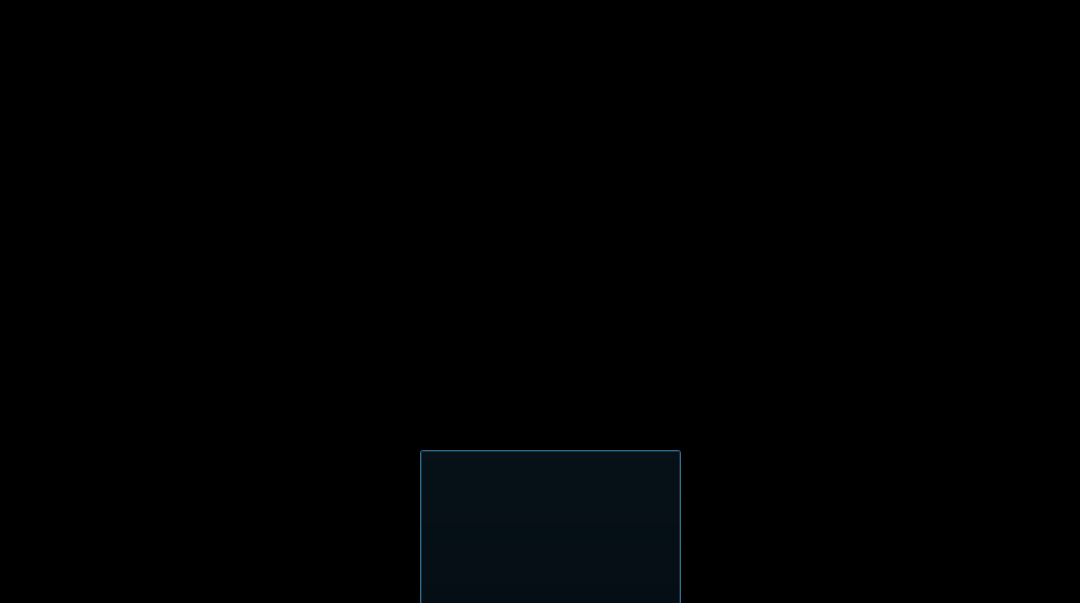
<?xml version="1.0" encoding="UTF-8"?>
<ui version="4.0">
 <class>Startscreen</class>
 <widget class="QDialog" name="Startscreen">
  <property name="enabled">
   <bool>true</bool>
  </property>
  <property name="geometry">
   <rect>
    <x>0</x>
    <y>0</y>
    <width>1080</width>
    <height>603</height>
   </rect>
  </property>
  <property name="sizePolicy">
   <sizepolicy hsizetype="Maximum" vsizetype="Maximum">
    <horstretch>0</horstretch>
    <verstretch>0</verstretch>
   </sizepolicy>
  </property>
  <property name="windowTitle">
   <string>Dialog</string>
  </property>
  <property name="autoFillBackground">
   <bool>false</bool>
  </property>
  <property name="styleSheet">
   <string notr="true">background-color: rgb(0, 0, 0);</string>
  </property>
  <widget class="QLabel" name="startscreenPic">
   <property name="geometry">
    <rect>
     <x>30</x>
     <y>40</y>
     <width>1021</width>
     <height>521</height>
    </rect>
   </property>
   <property name="maximumSize">
    <size>
     <width>1071</width>
     <height>2000</height>
    </size>
   </property>
   <property name="text">
    <string/>
   </property>
   <property name="pixmap">
    <pixmap resource="Resources.qrc">:/Startscreen/startscreen.png</pixmap>
   </property>
   <property name="scaledContents">
    <bool>true</bool>
   </property>
   <property name="alignment">
    <set>Qt::AlignCenter</set>
   </property>
  </widget>
  <widget class="QPushButton" name="newGameButton">
   <property name="geometry">
    <rect>
     <x>420</x>
     <y>450</y>
     <width>261</width>
     <height>181</height>
    </rect>
   </property>
   <property name="sizePolicy">
    <sizepolicy hsizetype="MinimumExpanding" vsizetype="MinimumExpanding">
     <horstretch>0</horstretch>
     <verstretch>0</verstretch>
    </sizepolicy>
   </property>
   <property name="styleSheet">
    <string notr="true">image: url(:/New_Game_Button/new_game_button.png);</string>
   </property>
   <property name="text">
    <string/>
   </property>
   <property name="iconSize">
    <size>
     <width>150</width>
     <height>150</height>
    </size>
   </property>
  </widget>
 </widget>
 <resources>
  <include location="Resources.qrc"/>
 </resources>
 <connections/>
</ui>
